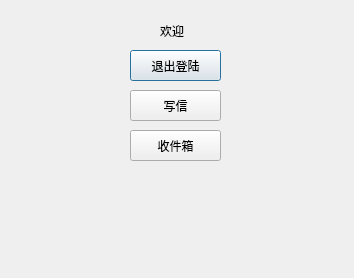
<?xml version="1.0" encoding="UTF-8"?>
<ui version="4.0">
 <class>Email</class>
 <widget class="QDialog" name="Email">
  <property name="geometry">
   <rect>
    <x>0</x>
    <y>0</y>
    <width>354</width>
    <height>278</height>
   </rect>
  </property>
  <property name="windowTitle">
   <string>Dialog</string>
  </property>
  <widget class="QPushButton" name="pushButton">
   <property name="geometry">
    <rect>
     <x>130</x>
     <y>50</y>
     <width>91</width>
     <height>31</height>
    </rect>
   </property>
   <property name="text">
    <string>退出登陆</string>
   </property>
  </widget>
  <widget class="QPushButton" name="pushButton_2">
   <property name="geometry">
    <rect>
     <x>130</x>
     <y>90</y>
     <width>91</width>
     <height>31</height>
    </rect>
   </property>
   <property name="text">
    <string>写信</string>
   </property>
  </widget>
  <widget class="QPushButton" name="pushButton_3">
   <property name="geometry">
    <rect>
     <x>130</x>
     <y>130</y>
     <width>91</width>
     <height>31</height>
    </rect>
   </property>
   <property name="text">
    <string>收件箱</string>
   </property>
  </widget>
  <widget class="QLabel" name="label">
   <property name="geometry">
    <rect>
     <x>160</x>
     <y>20</y>
     <width>51</width>
     <height>21</height>
    </rect>
   </property>
   <property name="text">
    <string>欢迎</string>
   </property>
  </widget>
 </widget>
 <resources/>
 <connections>
  <connection>
   <sender>pushButton</sender>
   <signal>clicked()</signal>
   <receiver>Email</receiver>
   <slot>close()</slot>
   <hints>
    <hint type="sourcelabel">
     <x>179</x>
     <y>49</y>
    </hint>
    <hint type="destinationlabel">
     <x>199</x>
     <y>149</y>
    </hint>
   </hints>
  </connection>
 </connections>
</ui>
